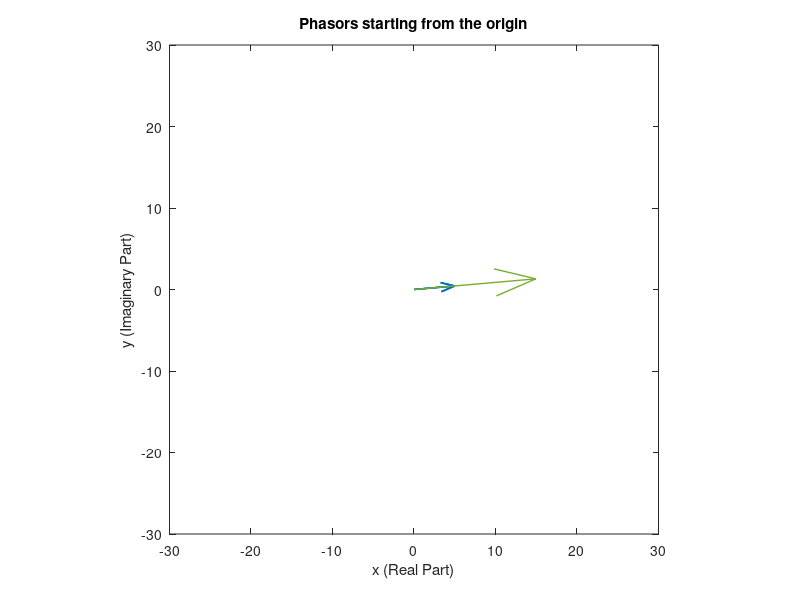
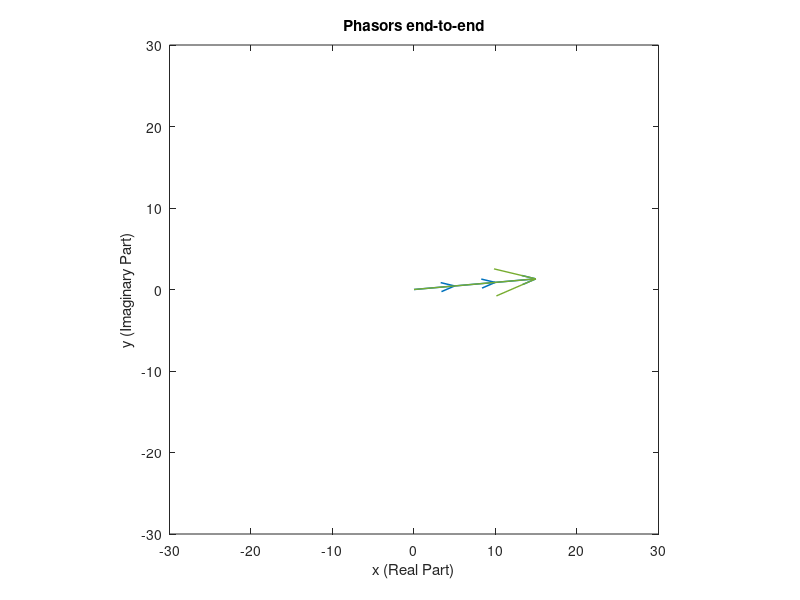

Source code (MATLAB) for these figures, in order:
%Input from user
omega_0 = input('Enter omega_0: ');

A = [0, 0, 0];
phi_degrees = [0, 0, 0];

A(1) = input('Enter A_1: ');
A(2) = input('Enter A_2: ');
A(3) = input('Enter A_3: ');
phi_degrees(1) = input('Enter phi_1: ');
phi_degrees(2) = input('Enter phi_2: ');
phi_degrees(3) = input('Enter phi_3: ');

%Convert into principal interval
for a = 1:3
    while phi_degrees(a) > 180
        phi_degrees(a) = phi_degrees(a) - 360;
    end
    while phi_degrees(a) <= -180
        phi_degrees(a) = phi_degrees(a) + 360;
    end
end

%Convert into radians
phi_radians = pi * phi_degrees / 180;

phasors = A .* exp(1i*phi_radians);

sum_of_phasors = sum(phasors);
real_part_sum = real(sum_of_phasors);
imag_part_sum = imag(sum_of_phasors);

sum_A = sqrt(real_part_sum^2 + imag_part_sum^2);
sum_phi_radians = atan2(imag_part_sum, real_part_sum);
sum_phi_degrees = sum_phi_radians * 180 / pi;

fprintf('\nResulting A = %.4f\n', sum_A);
fprintf('Resulting phi in degrees = %.4f\n', sum_phi_degrees);
if sum_phi_radians >= 0
    fprintf('\nResulting sinusodial \n\t x(t)= %.2f cos(%dt+%.2f)\n', sum_A, omega_0, sum_phi_radians);
else
    fprintf('\nResulting sinusodial \n\t x(t)= %.2f cos(%dt-%.2f)\n', sum_A, omega_0, abs(sum_phi_radians));    
end

figure('Name', 'Part (b) - IV')
quiver(zeros(3,1),zeros(3,1),real(phasors.'),imag(phasors.'), 0, 'linewidth', 1.1);
hold on
quiver(0, 0, real_part_sum, imag_part_sum, 0, 'linewidth', 1);
axis equal
ylim([-30, 30]);
xlim([-30, 30]);
title('Phasors starting from the origin');
xlabel('x (Real Part)'), ylabel('y (Imaginary Part)');

startingPoints = [0 ; phasors(1); phasors(1) + phasors(2)];
endingPoints = [phasors(1) ; phasors(2); phasors(3)];

figure('Name', 'Part (b) - V')
quiver(real(startingPoints),imag(startingPoints),real(endingPoints),imag(endingPoints), 0, 'linewidth', 1.1);
hold on
quiver(0, 0, real_part_sum, imag_part_sum, 0, 'linewidth', 1);
axis equal
ylim([-30, 30]);
xlim([-30, 30]);
title('Phasors end-to-end');
xlabel('x (Real Part)'), ylabel('y (Imaginary Part)');